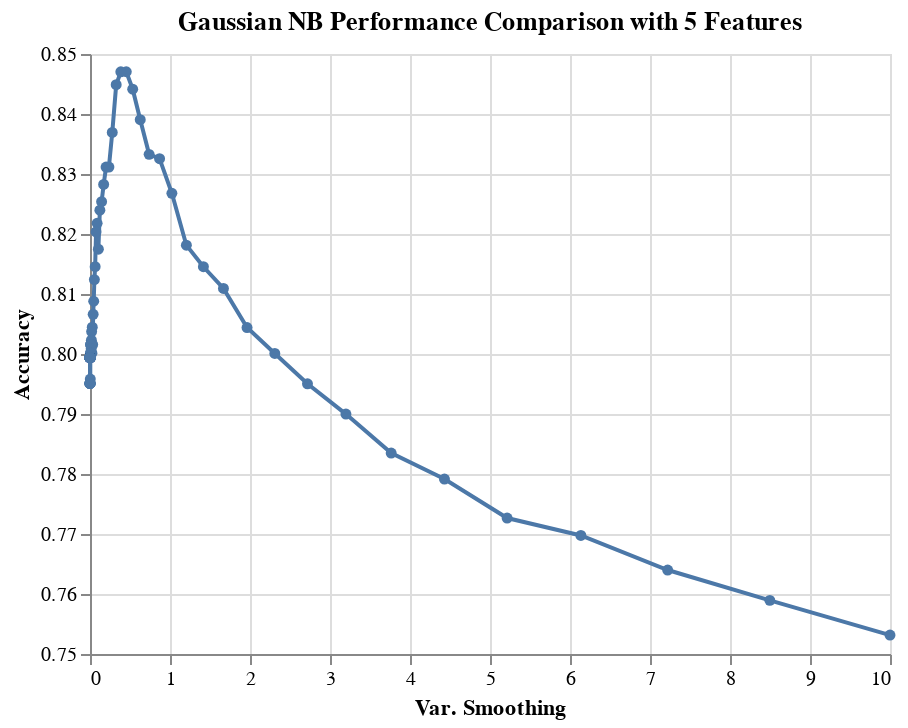

Notebook source saved alongside this figure:
### Markdown cell above
**Visualizing the results of the grid search corresponding to 5 selected features**

### Code cell
results_NB_10_features = results_NB[results_NB['rfi_fs__n_features_'] == 5.0]
alt.Chart(results_NB_10_features,title='Gaussian NB Performance Comparison with 5 Features').mark_line(point=True).encode(
    alt.X('nb__var_smoothing', title='Var. Smoothing'),
    alt.Y('mean_score', title='Accuracy', scale=alt.Scale(zero=False)))

### Figure 1 — Vega-Lite specification as saved in the notebook (floating-point values rounded to 4 significant figures)
{"config": {"view": {"continuousWidth": 400, "continuousHeight": 300}}, "data": {"name": "data-0dc53fb83e31bc66dbad644f189407d0"}, "mark": {"type": "line", "point": true}, "encoding": {"x": {"type": "quantitative", "field": "nb__var_smoothing", "title": "Var. Smoothing"}, "y": {"type": "quantitative", "field": "mean_score", "scale": {"zero": false}, "title": "Accuracy"}}, "title": "Gaussian NB Performance Comparison with 5 Features", "$schema": "https://vega.github.io/schema/vega-lite/v4.8.1.json", "datasets": {"data-0dc53fb83e31bc66dbad644f189407d0": [{"mean_score": 0.847, "std_score": 0.02351, "max_score": 0.8696, "min_score": 0.8058, "nb__var_smoothing": 0.4535, "rfi_fs__n_features_": 5.0}, {"mean_score": 0.847, "std_score": 0.02286, "max_score": 0.8705, "min_score": 0.8058, "nb__var_smoothing": 0.3854, "rfi_fs__n_features_": 5.0}, {"mean_score": 0.8449, "std_score": 0.02143, "max_score": 0.8669, "min_score": 0.8058, "nb__var_smoothing": 0.3275, "rfi_fs__n_features_": 5.0}, {"mean_score": 0.8441, "std_score": 0.02772, "max_score": 0.871, "min_score": 0.795, "nb__var_smoothing": 0.5337, "rfi_fs__n_features_": 5.0}, {"mean_score": 0.839, "std_score": 0.03104, "max_score": 0.8746, "min_score": 0.7914, "nb__var_smoothing": 0.628, "rfi_fs__n_features_": 5.0}, {"mean_score": 0.8369, "std_score": 0.01869, "max_score": 0.8597, "min_score": 0.8094, "nb__var_smoothing": 0.2783, "rfi_fs__n_features_": 5.0}, {"mean_score": 0.8333, "std_score": 0.03139, "max_score": 0.8746, "min_score": 0.7878, "nb__var_smoothing": 0.7391, "rfi_fs__n_features_": 5.0}, {"mean_score": 0.8326, "std_score": 0.03188, "max_score": 0.871, "min_score": 0.7842, "nb__var_smoothing": 0.8697, "rfi_fs__n_features_": 5.0}, {"mean_score": 0.8312, "std_score": 0.01373, "max_score": 0.8525, "min_score": 0.8145, "nb__var_smoothing": 0.2009, "rfi_fs__n_features_": 5.0}, {"mean_score": 0.8312, "std_score": 0.01552, "max_score": 0.8525, "min_score": 0.8094, "nb__var_smoothing": 0.2364, "rfi_fs__n_features_": 5.0}, {"mean_score": 0.8283, "std_score": 0.01666, "max_score": 0.8561, "min_score": 0.8109, "nb__var_smoothing": 0.1707, "rfi_fs__n_features_": 5.0}, {"mean_score": 0.8268, "std_score": 0.0332, "max_score": 0.8674, "min_score": 0.777, "nb__var_smoothing": 1.024, "rfi_fs__n_features_": 5.0}, {"mean_score": 0.8254, "std_score": 0.01842, "max_score": 0.8561, "min_score": 0.8065, "nb__var_smoothing": 0.1451, "rfi_fs__n_features_": 5.0}, {"mean_score": 0.824, "std_score": 0.02045, "max_score": 0.8561, "min_score": 0.7957, "nb__var_smoothing": 0.1233, "rfi_fs__n_features_": 5.0}, {"mean_score": 0.8218, "std_score": 0.02068, "max_score": 0.8525, "min_score": 0.7921, "nb__var_smoothing": 0.08902, "rfi_fs__n_features_": 5.0}, {"mean_score": 0.8203, "std_score": 0.02223, "max_score": 0.8525, "min_score": 0.7885, "nb__var_smoothing": 0.07565, "rfi_fs__n_features_": 5.0}, {"mean_score": 0.8181, "std_score": 0.03472, "max_score": 0.853, "min_score": 0.7626, "nb__var_smoothing": 1.205, "rfi_fs__n_features_": 5.0}, {"mean_score": 0.8175, "std_score": 0.02291, "max_score": 0.8561, "min_score": 0.7921, "nb__var_smoothing": 0.1048, "rfi_fs__n_features_": 5.0}, {"mean_score": 0.8146, "std_score": 0.0215, "max_score": 0.8453, "min_score": 0.7849, "nb__var_smoothing": 0.06428, "rfi_fs__n_features_": 5.0}, {"mean_score": 0.8145, "std_score": 0.03528, "max_score": 0.8495, "min_score": 0.759, "nb__var_smoothing": 1.417, "rfi_fs__n_features_": 5.0}, {"mean_score": 0.8124, "std_score": 0.02211, "max_score": 0.8453, "min_score": 0.7814, "nb__var_smoothing": 0.05462, "rfi_fs__n_features_": 5.0}, {"mean_score": 0.8109, "std_score": 0.03755, "max_score": 0.8514, "min_score": 0.759, "nb__var_smoothing": 1.668, "rfi_fs__n_features_": 5.0}, {"mean_score": 0.8088, "std_score": 0.02211, "max_score": 0.8417, "min_score": 0.7778, "nb__var_smoothing": 0.04642, "rfi_fs__n_features_": 5.0}, {"mean_score": 0.8066, "std_score": 0.02205, "max_score": 0.8381, "min_score": 0.7778, "nb__var_smoothing": 0.03944, "rfi_fs__n_features_": 5.0}, {"mean_score": 0.8045, "std_score": 0.02409, "max_score": 0.8381, "min_score": 0.7706, "nb__var_smoothing": 0.02848, "rfi_fs__n_features_": 5.0}, {"mean_score": 0.8044, "std_score": 0.03777, "max_score": 0.8478, "min_score": 0.7564, "nb__var_smoothing": 1.963, "rfi_fs__n_features_": 5.0}, {"mean_score": 0.8037, "std_score": 0.02556, "max_score": 0.8381, "min_score": 0.767, "nb__var_smoothing": 0.02057, "rfi_fs__n_features_": 5.0}, {"mean_score": 0.8023, "std_score": 0.02568, "max_score": 0.8345, "min_score": 0.7634, "nb__var_smoothing": 0.01748, "rfi_fs__n_features_": 5.0}, {"mean_score": 0.8016, "std_score": 0.02126, "max_score": 0.8381, "min_score": 0.7742, "nb__var_smoothing": 0.03352, "rfi_fs__n_features_": 5.0}, {"mean_score": 0.8016, "std_score": 0.02619, "max_score": 0.8345, "min_score": 0.7634, "nb__var_smoothing": 0.007743, "rfi_fs__n_features_": 5.0}, {"mean_score": 0.8016, "std_score": 0.02619, "max_score": 0.8345, "min_score": 0.7634, "nb__var_smoothing": 0.01262, "rfi_fs__n_features_": 5.0}, {"mean_score": 0.8016, "std_score": 0.02619, "max_score": 0.8345, "min_score": 0.7634, "nb__var_smoothing": 0.01072, "rfi_fs__n_features_": 5.0}, {"mean_score": 0.8016, "std_score": 0.02619, "max_score": 0.8345, "min_score": 0.7634, "nb__var_smoothing": 0.009112, "rfi_fs__n_features_": 5.0}, {"mean_score": 0.8009, "std_score": 0.02398, "max_score": 0.8273, "min_score": 0.7634, "nb__var_smoothing": 0.01485, "rfi_fs__n_features_": 5.0}, {"mean_score": 0.8001, "std_score": 0.02368, "max_score": 0.8381, "min_score": 0.767, "nb__var_smoothing": 0.0242, "rfi_fs__n_features_": 5.0}, {"mean_score": 0.8001, "std_score": 0.02668, "max_score": 0.8345, "min_score": 0.7599, "nb__var_smoothing": 0.006579, "rfi_fs__n_features_": 5.0}, {"mean_score": 0.8001, "std_score": 0.02668, "max_score": 0.8345, "min_score": 0.7599, "nb__var_smoothing": 0.005591, "rfi_fs__n_features_": 5.0}, {"mean_score": 0.8001, "std_score": 0.03918, "max_score": 0.8478, "min_score": 0.7527, "nb__var_smoothing": 2.31, "rfi_fs__n_features_": 5.0}, {"mean_score": 0.7994, "std_score": 0.02578, "max_score": 0.8309, "min_score": 0.7599, "nb__var_smoothing": 0.004751, "rfi_fs__n_features_": 5.0}, {"mean_score": 0.7994, "std_score": 0.02578, "max_score": 0.8309, "min_score": 0.7599, "nb__var_smoothing": 0.004037, "rfi_fs__n_features_": 5.0}, {"mean_score": 0.7994, "std_score": 0.02693, "max_score": 0.8309, "min_score": 0.7599, "nb__var_smoothing": 1e-06, "rfi_fs__n_features_": 5.0}, {"mean_score": 0.7994, "std_score": 0.02693, "max_score": 0.8309, "min_score": 0.7599, "nb__var_smoothing": 4.329e-06, "rfi_fs__n_features_": 5.0}, {"mean_score": 0.7994, "std_score": 0.02693, "max_score": 0.8309, "min_score": 0.7599, "nb__var_smoothing": 4.977e-05, "rfi_fs__n_features_": 5.0}, {"mean_score": 0.7994, "std_score": 0.02693, "max_score": 0.8309, "min_score": 0.7599, "nb__var_smoothing": 0.0006734, "rfi_fs__n_features_": 5.0}, {"mean_score": 0.7994, "std_score": 0.02693, "max_score": 0.8309, "min_score": 0.7599, "nb__var_smoothing": 0.0001123, "rfi_fs__n_features_": 5.0}, {"mean_score": 0.7994, "std_score": 0.02693, "max_score": 0.8309, "min_score": 0.7599, "nb__var_smoothing": 3.678e-06, "rfi_fs__n_features_": 5.0}, {"mean_score": 0.7994, "std_score": 0.02693, "max_score": 0.8309, "min_score": 0.7599, "nb__var_smoothing": 0.0002154, "rfi_fs__n_features_": 5.0}, {"mean_score": 0.7994, "std_score": 0.02693, "max_score": 0.8309, "min_score": 0.7599, "nb__var_smoothing": 1.63e-06, "rfi_fs__n_features_": 5.0}, {"mean_score": 0.7994, "std_score": 0.02693, "max_score": 0.8309, "min_score": 0.7599, "nb__var_smoothing": 0.0005722, "rfi_fs__n_features_": 5.0}, {"mean_score": 0.7994, "std_score": 0.02693, "max_score": 0.8309, "min_score": 0.7599, "nb__var_smoothing": 0.0001556, "rfi_fs__n_features_": 5.0}, {"mean_score": 0.7994, "std_score": 0.02693, "max_score": 0.8309, "min_score": 0.7599, "nb__var_smoothing": 0.0002535, "rfi_fs__n_features_": 5.0}, {"mean_score": 0.7994, "std_score": 0.02693, "max_score": 0.8309, "min_score": 0.7599, "nb__var_smoothing": 0.0001322, "rfi_fs__n_features_": 5.0}, {"mean_score": 0.7994, "std_score": 0.02693, "max_score": 0.8309, "min_score": 0.7599, "nb__var_smoothing": 8.111e-05, "rfi_fs__n_features_": 5.0}, {"mean_score": 0.7994, "std_score": 0.02693, "max_score": 0.8309, "min_score": 0.7599, "nb__var_smoothing": 1.177e-06, "rfi_fs__n_features_": 5.0}, {"mean_score": 0.7994, "std_score": 0.02693, "max_score": 0.8309, "min_score": 0.7599, "nb__var_smoothing": 0.0004863, "rfi_fs__n_features_": 5.0}, {"mean_score": 0.7994, "std_score": 0.02693, "max_score": 0.8309, "min_score": 0.7599, "nb__var_smoothing": 6.893e-05, "rfi_fs__n_features_": 5.0}, {"mean_score": 0.7994, "std_score": 0.02693, "max_score": 0.8309, "min_score": 0.7599, "nb__var_smoothing": 5.857e-05, "rfi_fs__n_features_": 5.0}, {"mean_score": 0.7994, "std_score": 0.02693, "max_score": 0.8309, "min_score": 0.7599, "nb__var_smoothing": 0.0004132, "rfi_fs__n_features_": 5.0}, {"mean_score": 0.7994, "std_score": 0.02693, "max_score": 0.8309, "min_score": 0.7599, "nb__var_smoothing": 1.385e-06, "rfi_fs__n_features_": 5.0}, {"mean_score": 0.7994, "std_score": 0.02693, "max_score": 0.8309, "min_score": 0.7599, "nb__var_smoothing": 0.0002984, "rfi_fs__n_features_": 5.0}, {"mean_score": 0.7994, "std_score": 0.02693, "max_score": 0.8309, "min_score": 0.7599, "nb__var_smoothing": 2.257e-06, "rfi_fs__n_features_": 5.0}, {"mean_score": 0.7994, "std_score": 0.02693, "max_score": 0.8309, "min_score": 0.7599, "nb__var_smoothing": 0.0003511, "rfi_fs__n_features_": 5.0}, {"mean_score": 0.7994, "std_score": 0.02693, "max_score": 0.8309, "min_score": 0.7599, "nb__var_smoothing": 0.0001831, "rfi_fs__n_features_": 5.0}, {"mean_score": 0.7994, "std_score": 0.02693, "max_score": 0.8309, "min_score": 0.7599, "nb__var_smoothing": 1.918e-06, "rfi_fs__n_features_": 5.0}, {"mean_score": 0.7994, "std_score": 0.02693, "max_score": 0.8309, "min_score": 0.7599, "nb__var_smoothing": 5.995e-06, "rfi_fs__n_features_": 5.0}, {"mean_score": 0.7994, "std_score": 0.02693, "max_score": 0.8309, "min_score": 0.7599, "nb__var_smoothing": 4.229e-05, "rfi_fs__n_features_": 5.0}, {"mean_score": 0.7994, "std_score": 0.02693, "max_score": 0.8309, "min_score": 0.7599, "nb__var_smoothing": 7.055e-06, "rfi_fs__n_features_": 5.0}, {"mean_score": 0.7994, "std_score": 0.02693, "max_score": 0.8309, "min_score": 0.7599, "nb__var_smoothing": 9.545e-05, "rfi_fs__n_features_": 5.0}, {"mean_score": 0.7994, "std_score": 0.02693, "max_score": 0.8309, "min_score": 0.7599, "nb__var_smoothing": 2.205e-05, "rfi_fs__n_features_": 5.0}, {"mean_score": 0.7994, "std_score": 0.02693, "max_score": 0.8309, "min_score": 0.7599, "nb__var_smoothing": 1.592e-05, "rfi_fs__n_features_": 5.0}, {"mean_score": 0.7994, "std_score": 0.02693, "max_score": 0.8309, "min_score": 0.7599, "nb__var_smoothing": 0.002915, "rfi_fs__n_features_": 5.0}, {"mean_score": 0.7994, "std_score": 0.02693, "max_score": 0.8309, "min_score": 0.7599, "nb__var_smoothing": 0.002477, "rfi_fs__n_features_": 5.0}, {"mean_score": 0.7994, "std_score": 0.02693, "max_score": 0.8309, "min_score": 0.7599, "nb__var_smoothing": 9.77e-06, "rfi_fs__n_features_": 5.0}, {"mean_score": 0.7994, "std_score": 0.02693, "max_score": 0.8309, "min_score": 0.7599, "nb__var_smoothing": 0.002105, "rfi_fs__n_features_": 5.0}, {"mean_score": 0.7994, "std_score": 0.02693, "max_score": 0.8309, "min_score": 0.7599, "nb__var_smoothing": 0.001789, "rfi_fs__n_features_": 5.0}, {"mean_score": 0.7994, "std_score": 0.02693, "max_score": 0.8309, "min_score": 0.7599, "nb__var_smoothing": 8.302e-06, "rfi_fs__n_features_": 5.0}, {"mean_score": 0.7994, "std_score": 0.02693, "max_score": 0.8309, "min_score": 0.7599, "nb__var_smoothing": 3.054e-05, "rfi_fs__n_features_": 5.0}, {"mean_score": 0.7994, "std_score": 0.02693, "max_score": 0.8309, "min_score": 0.7599, "nb__var_smoothing": 0.00152, "rfi_fs__n_features_": 5.0}, {"mean_score": 0.7994, "std_score": 0.02693, "max_score": 0.8309, "min_score": 0.7599, "nb__var_smoothing": 2.595e-05, "rfi_fs__n_features_": 5.0}, {"mean_score": 0.7994, "std_score": 0.02693, "max_score": 0.8309, "min_score": 0.7599, "nb__var_smoothing": 0.001292, "rfi_fs__n_features_": 5.0}, {"mean_score": 0.7994, "std_score": 0.02693, "max_score": 0.8309, "min_score": 0.7599, "nb__var_smoothing": 0.001097, "rfi_fs__n_features_": 5.0}, {"mean_score": 0.7994, "std_score": 0.02693, "max_score": 0.8309, "min_score": 0.7599, "nb__var_smoothing": 0.0009326, "rfi_fs__n_features_": 5.0}, {"mean_score": 0.7958, "std_score": 0.02381, "max_score": 0.8309, "min_score": 0.7599, "nb__var_smoothing": 0.00343, "rfi_fs__n_features_": 5.0}, {"mean_score": 0.7951, "std_score": 0.02428, "max_score": 0.8309, "min_score": 0.7599, "nb__var_smoothing": 1.874e-05, "rfi_fs__n_features_": 5.0}, {"mean_score": 0.7951, "std_score": 0.02428, "max_score": 0.8309, "min_score": 0.7599, "nb__var_smoothing": 3.126e-06, "rfi_fs__n_features_": 5.0}, {"mean_score": 0.7951, "std_score": 0.02428, "max_score": 0.8309, "min_score": 0.7599, "nb__var_smoothing": 2.656e-06, "rfi_fs__n_features_": 5.0}, {"mean_score": 0.7951, "std_score": 0.02428, "max_score": 0.8309, "min_score": 0.7599, "nb__var_smoothing": 5.094e-06, "rfi_fs__n_features_": 5.0}, {"mean_score": 0.7951, "std_score": 0.02428, "max_score": 0.8309, "min_score": 0.7599, "nb__var_smoothing": 1.15e-05, "rfi_fs__n_features_": 5.0}, {"mean_score": 0.7951, "std_score": 0.02428, "max_score": 0.8309, "min_score": 0.7599, "nb__var_smoothing": 1.353e-05, "rfi_fs__n_features_": 5.0}, {"mean_score": 0.7951, "std_score": 0.02428, "max_score": 0.8309, "min_score": 0.7599, "nb__var_smoothing": 0.0007925, "rfi_fs__n_features_": 5.0}, {"mean_score": 0.7951, "std_score": 0.02428, "max_score": 0.8309, "min_score": 0.7599, "nb__var_smoothing": 3.594e-05, "rfi_fs__n_features_": 5.0}, {"mean_score": 0.795, "std_score": 0.03825, "max_score": 0.8442, "min_score": 0.7455, "nb__var_smoothing": 2.719, "rfi_fs__n_features_": 5.0}, {"mean_score": 0.79, "std_score": 0.03875, "max_score": 0.8406, "min_score": 0.7382, "nb__var_smoothing": 3.199, "rfi_fs__n_features_": 5.0}, {"mean_score": 0.7835, "std_score": 0.041, "max_score": 0.837, "min_score": 0.7273, "nb__var_smoothing": 3.765, "rfi_fs__n_features_": 5.0}, {"mean_score": 0.7792, "std_score": 0.03902, "max_score": 0.8297, "min_score": 0.7236, "nb__var_smoothing": 4.431, "rfi_fs__n_features_": 5.0}, {"mean_score": 0.7727, "std_score": 0.0409, "max_score": 0.8225, "min_score": 0.7127, "nb__var_smoothing": 5.214, "rfi_fs__n_features_": 5.0}, {"mean_score": 0.7698, "std_score": 0.03578, "max_score": 0.8043, "min_score": 0.7164, "nb__var_smoothing": 6.136, "rfi_fs__n_features_": 5.0}, {"mean_score": 0.764, "std_score": 0.03546, "max_score": 0.8007, "min_score": 0.7127, "nb__var_smoothing": 7.221, "rfi_fs__n_features_": 5.0}, {"mean_score": 0.7589, "std_score": 0.03483, "max_score": 0.7935, "min_score": 0.7055, "nb__var_smoothing": 8.498, "rfi_fs__n_features_": 5.0}, {"mean_score": 0.7531, "std_score": 0.03448, "max_score": 0.7842, "min_score": 0.6945, "nb__var_smoothing": 10.0, "rfi_fs__n_features_": 5.0}]}}
